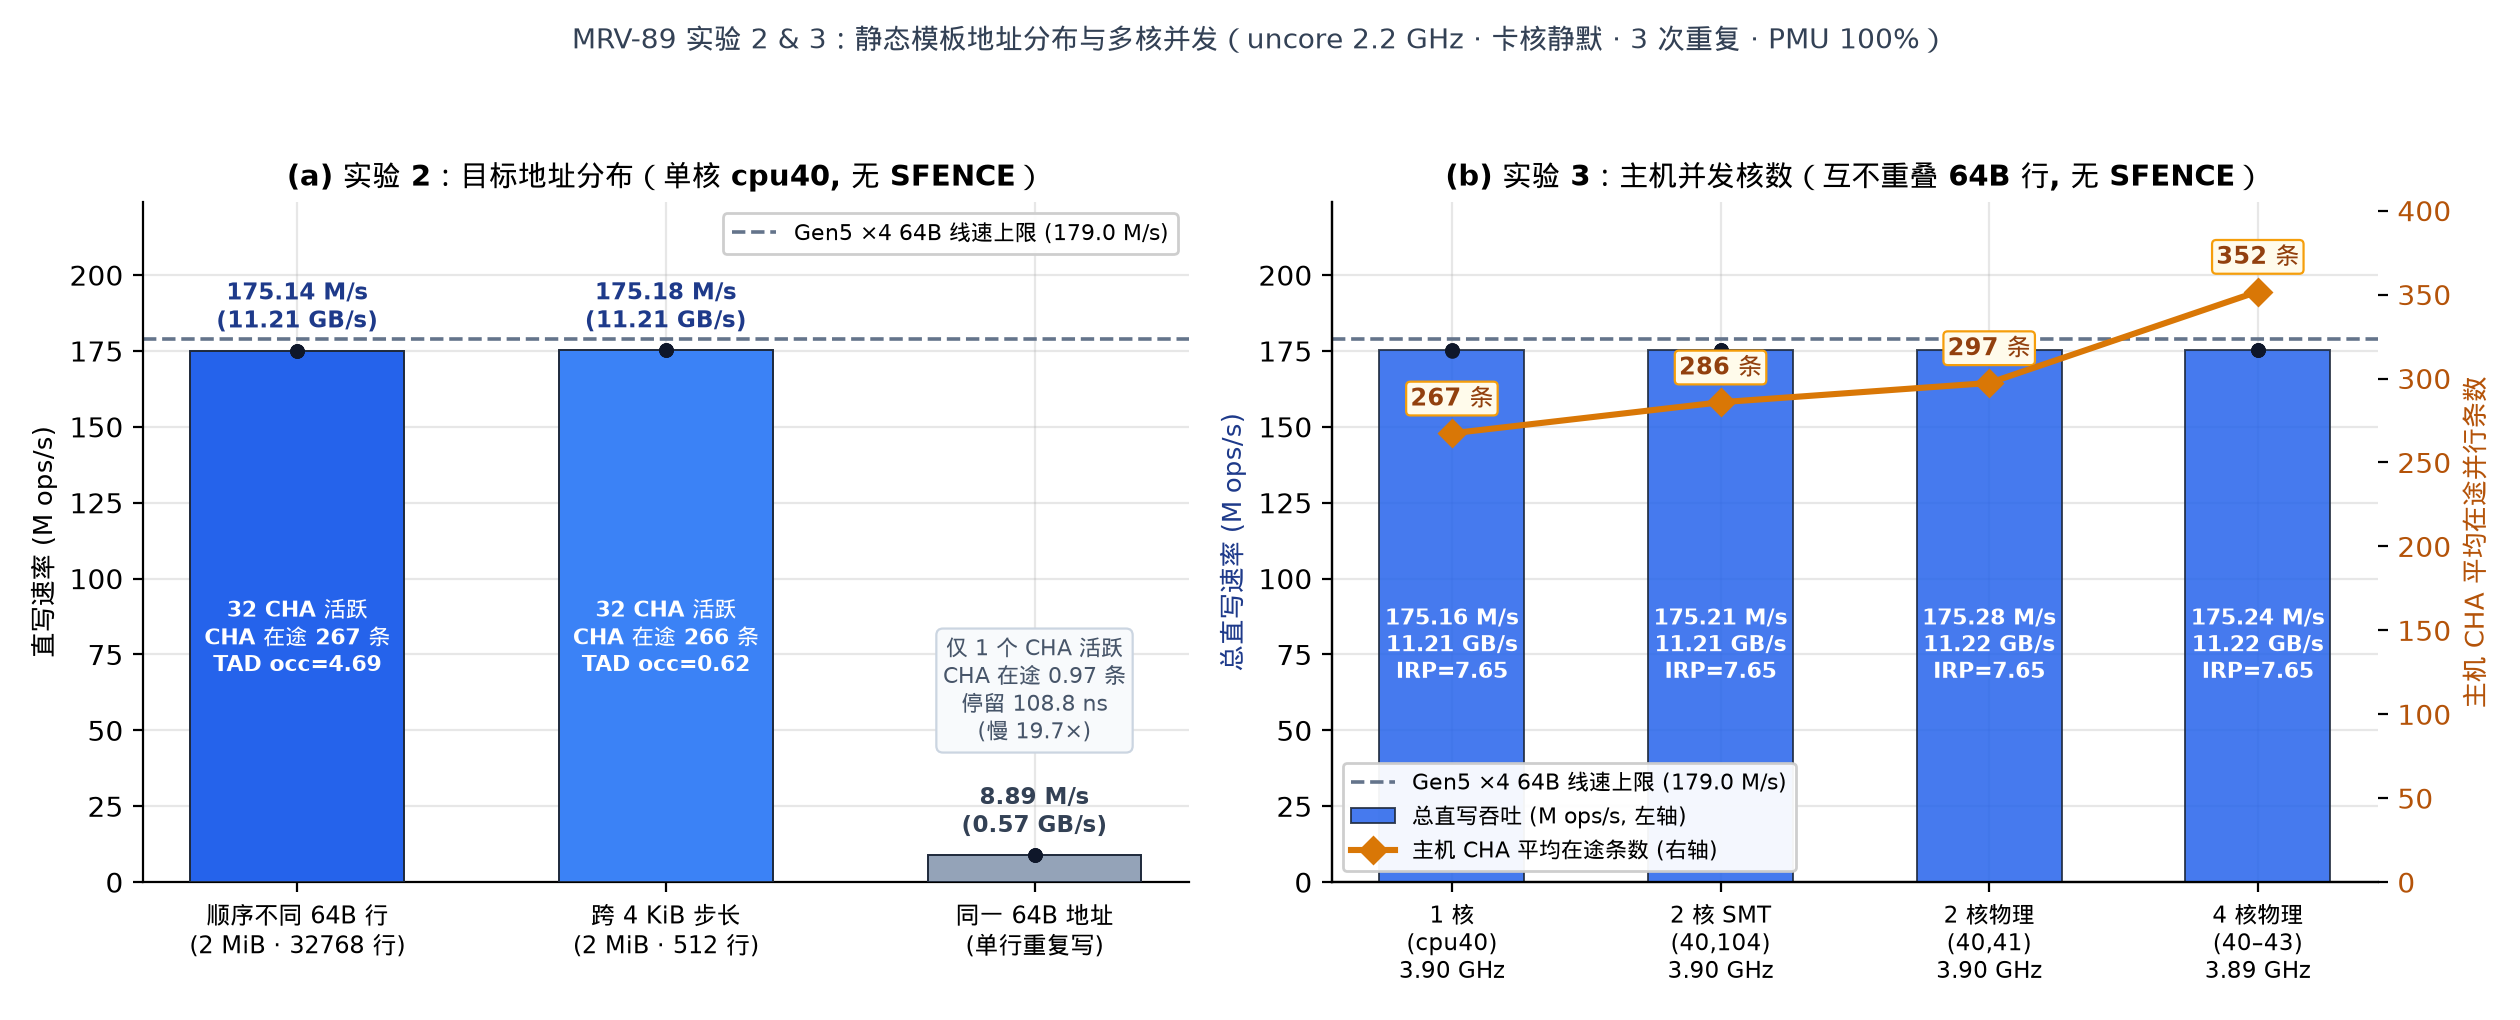

Recreate this plot in Python.
#!/usr/bin/env python3
"""MRV-89 Exp 2 & Exp 3 chart: Address pattern (Exp 2) and multi-core scaling (Exp 3).

Reads raw verified runs from logs/mrv89-2026-11-19/runs.jsonl and writes
docs/figures/mrv-89-exp23-pattern-cores.{png,svg} using mrvplot styling.
"""
import collections
import json
import pathlib
import statistics
import sys

ROOT = pathlib.Path(__file__).resolve().parents[2]
HERE = pathlib.Path(__file__).resolve().parent
sys.path.insert(0, str(HERE))
import mrvplot  # noqa: E402, F401
import matplotlib.pyplot as plt  # noqa: E402
import numpy as np  # noqa: E402

RUNS = ROOT / "logs/mrv89-2026-11-19/runs.jsonl"
PCIE_WIRE_MOPS = 179.02


def main():
    rows = [json.loads(l) for l in RUNS.read_text().splitlines() if l.strip()]
    exp2 = collections.defaultdict(list)
    exp3 = collections.defaultdict(list)
    for r in rows:
        if r.get("exp") == "exp2_pattern":
            assert r["card"]["mismatches"] == 0 and r["card"]["torn_cells"] == 0
            assert r["host_min_pct"] >= 99.9 and r["card"]["min_pct"] >= 99.9
            exp2[r["cond"]].append(r)
        elif r.get("exp") == "exp3_cores":
            assert r["card"]["mismatches"] == 0 and r["card"]["torn_cells"] == 0
            assert r["host_min_pct"] >= 99.9 and r["card"]["min_pct"] >= 99.9
            exp3[r["cond"]].append(r)

    fig, (ax1, ax2) = plt.subplots(1, 2, figsize=(12.6, 5.1))

    # --- Left panel: Exp 2 (Address pattern) ---
    p_order = ["seq64", "stride4k", "same64"]
    p_labels = ["顺序不同 64B 行\n(2 MiB · 32768 行)", "跨 4 KiB 步长\n(2 MiB · 512 行)", "同一 64B 地址\n(单行重复写)"]
    p_colors = ["#2563eb", "#3b82f6", "#94a3b8"]

    x1 = np.arange(len(p_order))
    p_mops, p_gbps, p_cha, p_chas, p_tad_occ = [], [], [], [], []
    for k in p_order:
        rs = exp2[k]
        p_mops.append(statistics.median(r["mops"] for r in rs))
        p_gbps.append(statistics.median(r["gbps"] for r in rs))
        p_cha.append(statistics.median(r["cha"]["inflight"] for r in rs))
        p_chas.append(int(statistics.median(r["cha"]["active_chas"] for r in rs)))
        p_tad_occ.append(statistics.median(
            r["card"]["tad"]["tad_req_occ"]["val"] / r["card"]["tad"]["tad_req_msh_in_any"]["val"]
            for r in rs
        ))

    ax1.axhline(PCIE_WIRE_MOPS, color="#64748b", ls="--", lw=1.3,
                label=f"Gen5 ×4 64B 线速上限 ({PCIE_WIRE_MOPS:.1f} M/s)")
    bars1 = ax1.bar(x1, p_mops, width=0.58, color=p_colors, edgecolor="#1e293b", linewidth=0.7, zorder=3)
    for i, k in enumerate(p_order):
        vals = [r["mops"] for r in exp2[k]]
        ax1.scatter([x1[i]] * len(vals), vals, color="#0f172a", s=18, zorder=5)

    for i, b in enumerate(bars1):
        h = b.get_height()
        ax1.text(
            b.get_x() + b.get_width() / 2,
            h + 5,
            f"{p_mops[i]:.2f} M/s\n({p_gbps[i]:.2f} GB/s)",
            ha="center", va="bottom", fontsize=8.4, fontweight="bold",
            color="#1e3a8a" if i < 2 else "#334155",
        )
        if i < 2:
            ax1.text(
                b.get_x() + b.get_width() / 2,
                h * 0.46,
                f"{p_chas[i]} CHA 活跃\nCHA 在途 {p_cha[i]:.0f} 条\nTAD occ={p_tad_occ[i]:.2f}",
                ha="center", va="center", fontsize=8.0, color="white", fontweight="bold",
            )
        else:
            ax1.text(
                b.get_x() + b.get_width() / 2,
                h + 36,
                f"仅 {p_chas[i]} 个 CHA 活跃\nCHA 在途 {p_cha[i]:.2f} 条\n停留 108.8 ns\n(慢 19.7×)",
                ha="center", va="bottom", fontsize=8.0, color="#475569",
                bbox=dict(boxstyle="round,pad=0.3", fc="#f8fafc", ec="#cbd5e1", lw=0.8),
            )

    ax1.set_xticks(x1)
    ax1.set_xticklabels(p_labels, fontsize=8.5)
    ax1.set_ylabel("直写速率 (M ops/s)", fontsize=9.5)
    ax1.set_ylim(0, 224)
    ax1.set_title("(a) 实验 2：目标地址分布（单核 cpu40, 无 SFENCE）", fontsize=10.5, fontweight="bold")
    ax1.legend(loc="upper right", fontsize=8, frameon=True, facecolor="white", framealpha=0.95)

    # --- Right panel: Exp 3 (Multi-core concurrency) ---
    c_order = ["1c", "2c_smt", "2c_phys", "4c_phys"]
    c_labels = [
        "1 核\n(cpu40)\n3.90 GHz",
        "2 核 SMT\n(40,104)\n3.90 GHz",
        "2 核物理\n(40,41)\n3.90 GHz",
        "4 核物理\n(40–43)\n3.89 GHz",
    ]
    x2 = np.arange(len(c_order))
    c_mops, c_gbps, c_cha, c_irp = [], [], [], []
    for k in c_order:
        rs = exp3[k]
        c_mops.append(statistics.median(r["mops"] for r in rs))
        c_gbps.append(statistics.median(r["gbps"] for r in rs))
        c_cha.append(statistics.median(r["cha"]["inflight"] for r in rs))
        c_irp.append(statistics.median(r["irp1"]["inflight"] for r in rs))

    ax2.axhline(PCIE_WIRE_MOPS, color="#64748b", ls="--", lw=1.3,
                label=f"Gen5 ×4 64B 线速上限 ({PCIE_WIRE_MOPS:.1f} M/s)")
    bars2 = ax2.bar(x2, c_mops, width=0.54, color="#2563eb", alpha=0.85,
                    edgecolor="#1e293b", linewidth=0.7, zorder=3, label="总直写吞吐 (M ops/s, 左轴)")
    for i, k in enumerate(c_order):
        vals = [r["mops"] for r in exp3[k]]
        ax2.scatter([x2[i]] * len(vals), vals, color="#0f172a", s=18, zorder=5)

    for i, b in enumerate(bars2):
        h = b.get_height()
        ax2.text(
            b.get_x() + b.get_width() / 2,
            78,
            f"{c_mops[i]:.2f} M/s\n{c_gbps[i]:.2f} GB/s\nIRP={c_irp[i]:.2f}",
            ha="center", va="center", fontsize=8.0, color="white", fontweight="bold",
        )

    ax2.set_xticks(x2)
    ax2.set_xticklabels(c_labels, fontsize=8.3)
    ax2.set_ylabel("总直写速率 (M ops/s)", fontsize=9.5, color="#1e3a8a")
    ax2.set_ylim(0, 224)
    ax2.set_title("(b) 实验 3：主机并发核数（互不重叠 64B 行, 无 SFENCE）", fontsize=10.5, fontweight="bold")

    ax2_r = ax2.twinx()
    ax2_r.spines["top"].set_visible(False)
    ax2_r.plot(x2, c_cha, "-D", color="#d97706", lw=2.2, ms=6.5, zorder=6,
               label="主机 CHA 平均在途条数 (右轴)")
    ax2_r.set_ylim(0, 405)
    ax2_r.set_ylabel("主机 CHA 平均在途并行条数", fontsize=9.5, color="#b45309")
    ax2_r.tick_params(axis="y", labelcolor="#b45309")
    ax2_r.grid(False)

    for i, v in enumerate(c_cha):
        ax2_r.annotate(
            f"{v:.0f} 条",
            xy=(x2[i], v),
            xytext=(0, 10),
            textcoords="offset points",
            ha="center",
            fontsize=8.5,
            fontweight="bold",
            color="#92400e",
            bbox=dict(boxstyle="round,pad=0.18", fc="#fffbeb", ec="#f59e0b", lw=0.8),
        )

    h1, lab1 = ax2.get_legend_handles_labels()
    h2, lab2 = ax2_r.get_legend_handles_labels()
    ax2.legend(h1 + h2, lab1 + lab2, loc="lower left", fontsize=7.8,
               frameon=True, facecolor="white", framealpha=0.95)

    fig.suptitle(
        "MRV-89 实验 2 & 3：静态模板地址分布与多核并发（uncore 2.2 GHz · 卡核静默 · 3 次重复 · PMU 100%）",
        fontsize=10.2, y=0.975, color="#334155",
    )
    fig.tight_layout(rect=[0, 0, 1, 0.93])
    png = HERE / "mrv-89-exp23-pattern-cores.png"
    fig.savefig(png, dpi=200)
    fig.savefig(HERE / "mrv-89-exp23-pattern-cores.svg")
    plt.close(fig)
    print(f"Wrote {png}")


if __name__ == "__main__":
    main()
